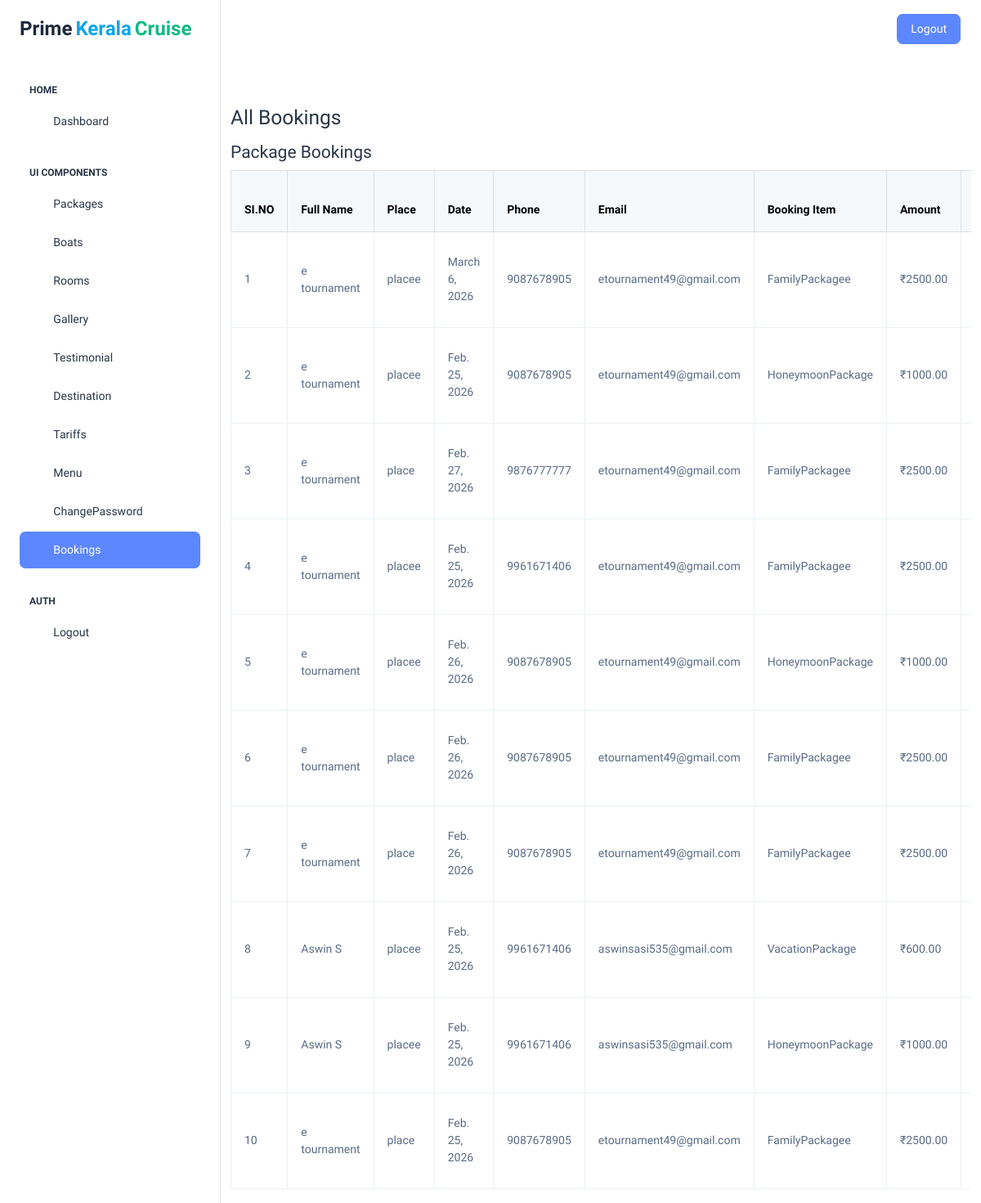
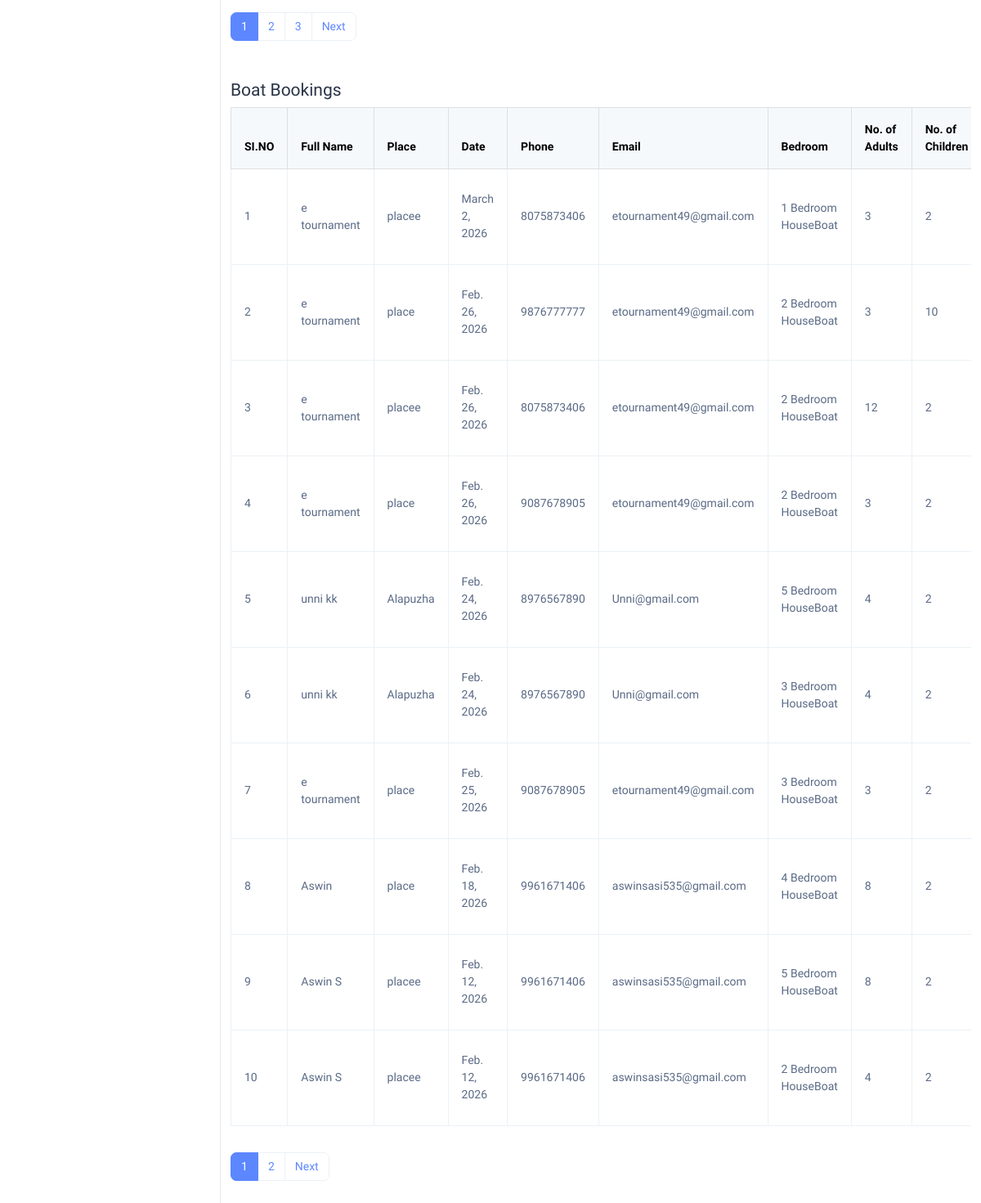
The app's page /admin_view_all_bookings with its own data (2 pictures, top to bottom).
### app/models.py (models this page shows, shortened)
class PackageBooking(models.Model):
    fullname = models.CharField(max_length=100)
    place = models.CharField(max_length=100)
    from_date = models.DateField()
    phone = models.CharField(max_length=15)
    email = models.EmailField()
    booking_item = models.CharField(max_length=200, blank=True, null=True)
    amount = models.DecimalField(max_digits=10, decimal_places=2)
    order_id = models.CharField(max_length=100, blank=True, null=True)
    payment_id = models.CharField(max_length=100, blank=True, null=True)
    payment_status = models.CharField(max_length=50, default='pending')
    created_at = models.DateTimeField(auto_now=True)

class BoatBooking(models.Model):
    fullname = models.CharField(max_length=100)
    place = models.CharField(max_length=100)
    from_date = models.DateField()
    phone = models.CharField(max_length=15)
    email = models.EmailField()
    bedroom = models.CharField(max_length=50)
    noofadult = models.PositiveIntegerField()
    noofchild = models.PositiveIntegerField()
    category = models.CharField(max_length=100)
    cruise_type = models.CharField(max_length=100)
    amount = models.DecimalField(max_digits=10, decimal_places=2)
    order_id = models.CharField(max_length=100, blank=True, null=True)
    payment_id = models.CharField(max_length=100, blank=True, null=True)
    payment_status = models.CharField(max_length=50, default='pending')
    created_at = models.DateTimeField(auto_now=True)

### app/views.py (the view)
# urls.py: path('admin_view_all_bookings', views.admin_view_all_bookings, name='admin_view_all_bookings'),
def admin_view_all_bookings(request):
    package_list = PackageBooking.objects.all().order_by('-created_at')
    boat_list = BoatBooking.objects.all().order_by('-created_at')
    p_paginator = Paginator(package_list, 10)
    p_page_number = request.GET.get('p_page')
    package_bookings = p_paginator.get_page(p_page_number)
    b_paginator = Paginator(boat_list, 10)
    b_page_number = request.GET.get('b_page')
    boat_bookings = b_paginator.get_page(b_page_number)
    context = {
        'package_bookings': package_bookings,
        'boat_bookings': boat_bookings,
    }
    return render(request, 'admin/view_all_bookings.html', context)

### templates/admin/view_all_bookings.html (shortened to what this page needs)
{% include 'admin/adminheader.html' %}
<div class="container mt-4">
  <h1 class="h3 mb-3">All Bookings</h1>
  <h4>Package Bookings</h4>
  {% if package_bookings %}
    <div class="table-responsive mb-3">
      <table class="table table-bordered table-hover align-middle">
        <thead class="table-light">
          <tr>
            <th>SI.NO</th>
            <th>Full Name</th>
            <th>Place</th>
            <th>Date</th>
            <th>Phone</th>
            <th>Email</th>
            <th>Booking Item</th>
            <th>Amount</th>
            <th>Order ID</th>
          </tr>
        </thead>
        <tbody>
          {% for b in package_bookings %}
          <tr>
            <td>{{ package_bookings.start_index|add:forloop.counter0 }}</td>
            <td>{{ b.fullname }}</td>
            <td>{{ b.place }}</td>
            <td>{{ b.from_date }}</td>
            <td>{{ b.phone }}</td>
            <td>{{ b.email }}</td>
            <td>{{ b.booking_item }}</td>
            <td>₹{{ b.amount }}</td>
            <td>{{ b.order_id }}</td>
          </tr>
          {% endfor %}
        </tbody>
      </table>
    </div>
    {% if package_bookings.has_other_pages %}
    <nav aria-label="Package bookings pagination" class="mb-5">
      <ul class="pagination">
        {% for num in package_bookings.paginator.page_range %}
          {% if package_bookings.number == num %}
            <li class="page-item active"><span class="page-link">{{ num }}</span></li>
          {% else %}
            <li class="page-item"><a class="page-link" href="?p_page={{ num }}&b_page={{ boat_bookings.number }}">{{ num }}</a></li>
          {% endif %}
        {% endfor %}
        {% if package_bookings.has_next %}
          <li class="page-item"><a class="page-link" href="?p_page={{ package_bookings.next_page_number }}&b_page={{ boat_bookings.number }}">Next</a></li>
        {% endif %}
      </ul>
    </nav>
    {% endif %}
  {% else %}
    <div class="alert alert-info mb-5">No Package Bookings found.</div>
  {% endif %}
  <h4>Boat Bookings</h4>
  {% if boat_bookings %}
    <div class="table-responsive mb-3">
      <table class="table table-bordered table-hover align-middle">
        <thead class="table-light">
          <tr>
            <th>SI.NO</th>
            <th>Full Name</th>
            <th>Place</th>
            <th>Date</th>
            <th>Phone</th>
            <th>Email</th>
            <th>Bedroom</th>
            <th>No. of Adults</th>
            <th>No. of Children</th>
          </tr>
        </thead>
        <tbody>
          {% for b in boat_bookings %}
          <tr>
            <td>{{ boat_bookings.start_index|add:forloop.counter0 }}</td>
            <td>{{ b.fullname }}</td>
            <td>{{ b.place }}</td>
            <td>{{ b.from_date }}</td>
            <td>{{ b.phone }}</td>
            <td>{{ b.email }}</td>
            <td>{{ b.bedroom }}</td>
            <td>{{ b.noofadult }}</td>
            <td>{{ b.noofchild }}</td>
          </tr>
          {% endfor %}
        </tbody>
      </table>
    </div>
    {% if boat_bookings.has_other_pages %}
    <nav aria-label="Boat bookings pagination" class="mb-5">
      <ul class="pagination">
        {% for num in boat_bookings.paginator.page_range %}
          {% if boat_bookings.number == num %}
            <li class="page-item active"><span class="page-link">{{ num }}</span></li>
          {% else %}
            <li class="page-item"><a class="page-link" href="?b_page={{ num }}&p_page={{ package_bookings.number }}">{{ num }}</a></li>
          {% endif %}
        {% endfor %}
        {% if boat_bookings.has_next %}
          <li class="page-item"><a class="page-link" href="?b_page={{ boat_bookings.next_page_number }}&p_page={{ package_bookings.number }}">Next</a></li>
        {% endif %}
      </ul>
    </nav>
    {% endif %}
  {% else %}
    <div class="alert alert-info">No Boat Bookings found.</div>
  {% endif %}
</div>
{% include 'admin/adminfooter.html' %}

### records on screen
PackageBooking: start_index|add "1", fullname "e tournament", place "placee", from_date "March 6, 2026", phone "9087678905", email "etournament49@gmail.com", booking_item "FamilyPackagee", amount "2500.00"
PackageBooking: start_index|add "2", fullname "e tournament", place "placee", from_date "Feb. 25, 2026", phone "9087678905", email "etournament49@gmail.com", booking_item "HoneymoonPackage", amount "1000.00"
PackageBooking: start_index|add "3", fullname "e tournament", place "place", from_date "Feb. 27, 2026", phone "9876777777", email "etournament49@gmail.com", booking_item "FamilyPackagee", amount "2500.00"
PackageBooking: start_index|add "4", fullname "e tournament", place "placee", from_date "Feb. 25, 2026", phone "9961671406", email "etournament49@gmail.com", booking_item "FamilyPackagee", amount "2500.00"
PackageBooking: start_index|add "5", fullname "e tournament", place "placee", from_date "Feb. 26, 2026", phone "9087678905", email "etournament49@gmail.com", booking_item "HoneymoonPackage", amount "1000.00"
PackageBooking: start_index|add "6", fullname "e tournament", place "place", from_date "Feb. 26, 2026", phone "9087678905", email "etournament49@gmail.com", booking_item "FamilyPackagee", amount "2500.00"
PackageBooking: start_index|add "7", fullname "e tournament", place "place", from_date "Feb. 26, 2026", phone "9087678905", email "etournament49@gmail.com", booking_item "FamilyPackagee", amount "2500.00"
PackageBooking: start_index|add "8", fullname "Aswin S", place "placee", from_date "Feb. 25, 2026", phone "9961671406", email "aswinsasi535@gmail.com", booking_item "VacationPackage", amount "600.00"
PackageBooking: start_index|add "9", fullname "Aswin S", place "placee", from_date "Feb. 25, 2026", phone "9961671406", email "aswinsasi535@gmail.com", booking_item "HoneymoonPackage", amount "1000.00"
PackageBooking: start_index|add "10", fullname "e tournament", place "place", from_date "Feb. 25, 2026", phone "9087678905", email "etournament49@gmail.com", booking_item "FamilyPackagee", amount "2500.00"
BoatBooking: start_index|add "1", fullname "e tournament", place "placee", from_date "March 2, 2026", phone "8075873406", email "etournament49@gmail.com", bedroom "1 Bedroom HouseBoat", noofadult "3", noofchild "2"
BoatBooking: start_index|add "2", fullname "e tournament", place "place", from_date "Feb. 26, 2026", phone "9876777777", email "etournament49@gmail.com", bedroom "2 Bedroom HouseBoat", noofadult "3", noofchild "10"
BoatBooking: start_index|add "3", fullname "e tournament", place "placee", from_date "Feb. 26, 2026", phone "8075873406", email "etournament49@gmail.com", bedroom "2 Bedroom HouseBoat", noofadult "12", noofchild "2"
BoatBooking: start_index|add "4", fullname "e tournament", place "place", from_date "Feb. 26, 2026", phone "9087678905", email "etournament49@gmail.com", bedroom "2 Bedroom HouseBoat", noofadult "3", noofchild "2"
BoatBooking: start_index|add "5", fullname "unni kk", place "Alapuzha", from_date "Feb. 24, 2026", phone "8976567890", email "Unni@gmail.com", bedroom "5 Bedroom HouseBoat", noofadult "4", noofchild "2"
BoatBooking: start_index|add "6", fullname "unni kk", place "Alapuzha", from_date "Feb. 24, 2026", phone "8976567890", email "Unni@gmail.com", bedroom "3 Bedroom HouseBoat", noofadult "4", noofchild "2"
BoatBooking: start_index|add "7", fullname "e tournament", place "place", from_date "Feb. 25, 2026", phone "9087678905", email "etournament49@gmail.com", bedroom "3 Bedroom HouseBoat", noofadult "3", noofchild "2"
BoatBooking: start_index|add "8", fullname "Aswin", place "place", from_date "Feb. 18, 2026", phone "9961671406", email "aswinsasi535@gmail.com", bedroom "4 Bedroom HouseBoat", noofadult "8", noofchild "2"
BoatBooking: start_index|add "9", fullname "Aswin S", place "placee", from_date "Feb. 12, 2026", phone "9961671406", email "aswinsasi535@gmail.com", bedroom "5 Bedroom HouseBoat", noofadult "8", noofchild "2"
BoatBooking: start_index|add "10", fullname "Aswin S", place "placee", from_date "Feb. 12, 2026", phone "9961671406", email "aswinsasi535@gmail.com", bedroom "2 Bedroom HouseBoat", noofadult "4", noofchild "2"

### other values on screen
{{ num }} "1"
{{ num }} "2" "3"
{{ num }} "2"
